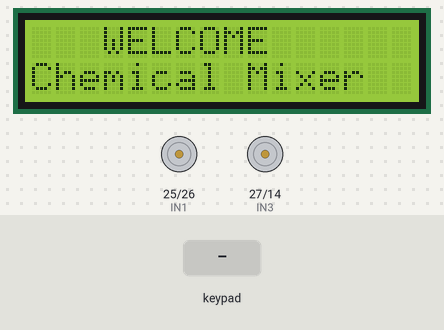
Bench run of a sketch on a simulated ESP32. Parts: 16×2 character LCD, motor-driver pin pairs drawn as motors (green arrow = first pin HIGH = forward, orange = second pin HIGH = backward, longer = more drive). Wiring (inferred from the signals the program sends): 4×4 keypad with keys 1 2 3 A 4 5 6 B 7 8 9 C * 0 # D: rows GPIO 68, GPIO 69, GPIO 70, GPIO 71; columns GPIO 64, GPIO 65, GPIO 66, GPIO 67. Inputs (shaded band) come from the test bench.

Above: at 3.2 s.
3.3 s: key '*' pressed
At 3.9 s:
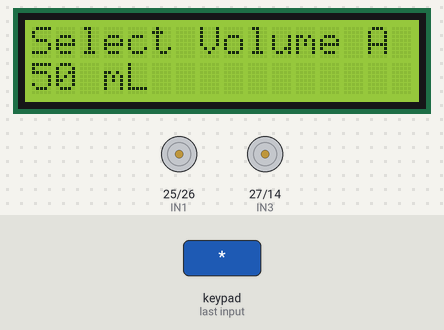
6.3 s: keypad keys 4 5 6 7 * pressed 0.4 s apart
At 7.1 s:
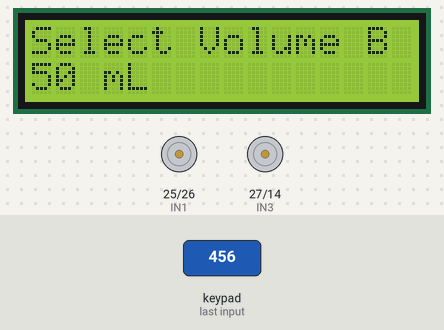
At 11.5 s:
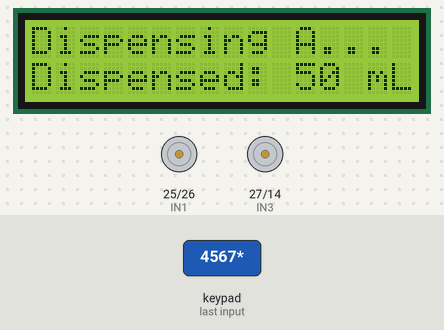
13.1 s: key 'A' pressed
At 15.3 s:
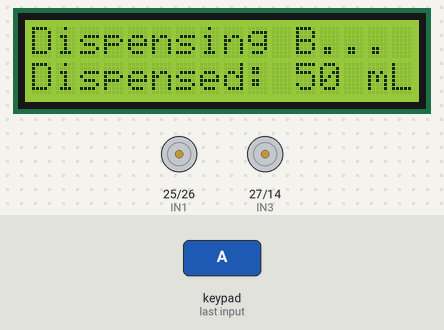
16.1 s: keypad keys 4 5 6 7 pressed 0.4 s apart
20.7 s: key 'B' pressed
23.7 s: keypad keys 4 5 6 7 # pressed 0.4 s apart
Timing chart, 0 to 26.7 s (numbered marks = the images above; inputs shaded):
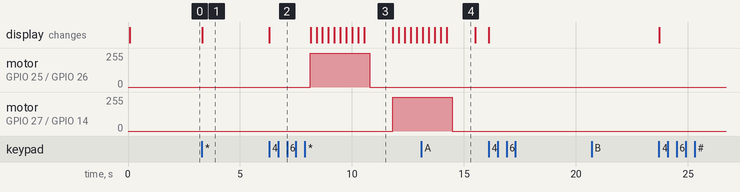

The sketch:

volume_dispay_test.ino
```cpp
#include <Wire.h>
#include <PCF8574.h>
#include <LiquidCrystal_I2C.h>

#define KEYPAD_I2C_ADDRESS 0x20  // PCF8574 I2C address
#define LCD_I2C_ADDRESS 0x27     // LCD I2C address

// Pump control pins using L298N
#define IN1  25  // Pump 1 ON
#define IN2  26  // Pump 1 OFF
#define IN3  27  // Pump 2 ON
#define IN4  14  // Pump 2 OFF

PCF8574 pcf(KEYPAD_I2C_ADDRESS);
LiquidCrystal_I2C lcd(LCD_I2C_ADDRESS, 16, 2);

char keys[4][4] = {
  {'1', '2', '3', 'A'},
  {'4', '5', '6', 'B'},
  {'7', '8', '9', 'C'},
  {'*', '0', '#', 'D'}
};

uint8_t rowPins[4] = {4, 5, 6, 7};  // PCF8574 GPIOs for rows
uint8_t colPins[4] = {0, 1, 2, 3};  // PCF8574 GPIOs for columns

int containerA = 0, containerB = 0;
const int pumpTimes[] = {2500, 5000, 6950, 8600, 10400, 12365, 14420, 16480, 18300, 20500};
const int volumes[] = {50, 100, 150, 200, 250, 300, 350, 400, 450, 500};

void setup() {
  Serial.begin(115200);
  Wire.begin(21, 22);

  pinMode(IN1, OUTPUT);
  pinMode(IN2, OUTPUT);
  pinMode(IN3, OUTPUT);
  pinMode(IN4, OUTPUT);
  digitalWrite(IN1, LOW);
  digitalWrite(IN2, LOW);
  digitalWrite(IN3, LOW);
  digitalWrite(IN4, LOW);

  if (!pcf.begin()) {
    Serial.println("PCF8574 not found!");
    while (1);
  }

  lcd.init();
  lcd.backlight();

  for (int i = 0; i < 4; i++) {
    pcf.write(rowPins[i], HIGH);
  }

  showWelcomeScreen();
}

void loop() {
  while (true) {
    containerA = selectVolume("Select Volume A");
    containerB = selectVolume("Select Volume B");
    dispenseLiquids();
  }
}

void showWelcomeScreen() {
  lcd.clear();
  lcd.setCursor(3, 0);
  lcd.print("WELCOME");
  lcd.setCursor(0, 1);
  lcd.print("Chemical Mixer");
  delay(2000);
}

int selectVolume(String message) {
  int index = 0;
  lcd.clear();
  lcd.setCursor(0, 0);
  lcd.print(message);  // Sticky header text

  while (true) {
    lcd.setCursor(0, 1);
    lcd.print("      ");  // Clear previous volume
    lcd.setCursor(0, 1);
    lcd.print(volumes[index]);
    lcd.print(" mL ");

    char key = getKey();
    if (key == 'A') {  // Move Up
      index = (index > 0) ? index - 1 : 9;
    }
    else if (key == 'B') {  // Move Down
      index = (index < 9) ? index + 1 : 0;
    }
    else if (key == '*') {  // Select
      return volumes[index];
    }
  }
}

void dispenseLiquids() {
  lcd.clear();
  lcd.setCursor(0, 0);
  lcd.print("Dispensing A...");
  pumpLiquid(containerA, IN1, IN2);
  delay(1000);

  lcd.clear();
  lcd.setCursor(0, 0);
  lcd.print("Dispensing B...");
  pumpLiquid(containerB, IN3, IN4);
  delay(1000);
}

void pumpLiquid(int volume, int pumpOn, int pumpOff) {
  int duration = 0;
  for (int i = 0; i < 10; i++) {
    if (volumes[i] == volume) {
      duration = pumpTimes[i];
      break;
    }
  }
  if (duration > 0) {
    int stepSize = 5;  // Increment by 5 mL each step
    int totalSteps = volume / stepSize;
    int stepTime = duration / totalSteps;  // Time per step

    digitalWrite(pumpOn, HIGH);
    digitalWrite(pumpOff, LOW);

    for (int dispensed = 5; dispensed <= volume; dispensed += stepSize) {
      lcd.setCursor(0, 1);
      lcd.print("Dispensed: ");
      lcd.print(dispensed);
      lcd.print(" mL ");
      delay(stepTime);  // Wait for the step duration
    }

    digitalWrite(pumpOn, LOW);
    digitalWrite(pumpOff, LOW);
  }
}

char getKey() {
  for (int row = 0; row < 4; row++) {
    for (int i = 0; i < 4; i++) {
      pcf.write(rowPins[i], (i == row) ? LOW : HIGH);
    }
    for (int col = 0; col < 4; col++) {
      if (pcf.readButton(colPins[col]) == LOW) {
        delay(200);
        while (pcf.readButton(colPins[col]) == LOW);
        return keys[row][col];
      }
    }
  }
  return 0;
}
```

Measured:
- after the input at 6.3 s, motor on GPIO 25 (IN1) / GPIO 26 (IN2): stopped → forward 255/255 after 1.8 s, → stopped 2.7 s later; motor on GPIO 27 (IN3) / GPIO 14 (IN4): stopped → forward 255/255 after 5.5 s; the display: changes at once (image 2)
- after the input at 20.7 s, every drawn part: stays the same
- what the display in image 3 shows lasts 1.3 s, from 10.5 s to 11.8 s
